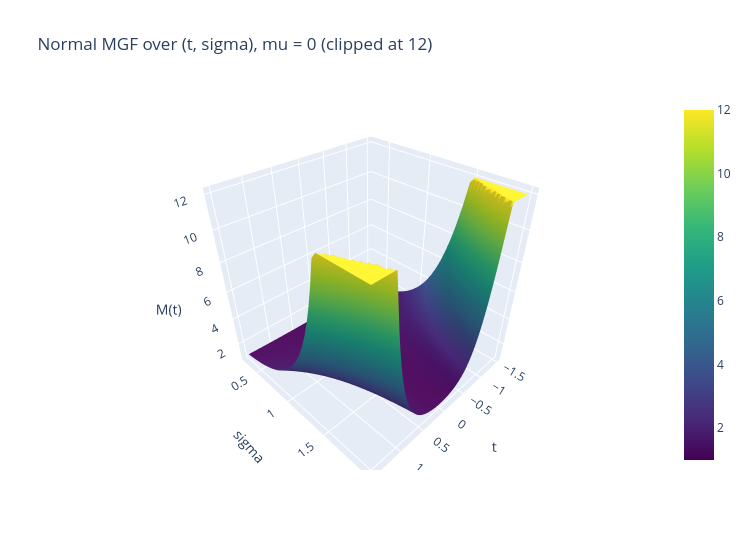

The cell this chart's notebook holds for it:
### Markdown cell above
### 8.3 Interactive Plotly version

### Code cell
fig = go.Figure(go.Surface(x=t_values, y=sigma_values, z=np.minimum(M, 12), colorscale="Viridis"))
fig.update_layout(title="Normal MGF over (t, sigma), mu = 0 (clipped at 12)", width=750, height=550,
                  scene=dict(xaxis_title="t", yaxis_title="sigma", zaxis_title="M(t)"))
fig.show()

### Figure 1 — Plotly figure (JSON) as saved in the notebook; plotly's stock layout.template omitted (floating-point values rounded to 4 significant figures; data arrays with more than 128 entries replaced by an {"elided": "..."} marker saying what was removed)
{"data": [{"colorscale": [[0.0, "#440154"], [0.1111, "#482878"], [0.2222, "#3e4989"], [0.3333, "#31688e"], [0.4444, "#26828e"], [0.5556, "#1f9e89"], [0.6667, "#35b779"], [0.7778, "#6ece58"], [0.8889, "#b5de2b"], [1.0, "#fde725"]], "type": "surface", "x": [-1.5, -1.462, -1.424, -1.386, -1.348, -1.31, -1.272, -1.234, -1.196, -1.158, -1.12, -1.082, -1.044, -1.006, -0.9684, -0.9304, -0.8924, -0.8544, -0.8165, -0.7785, -0.7405, -0.7025, -0.6646, -0.6266, -0.5886, -0.5506, -0.5127, -0.4747, -0.4367, -0.3987, -0.3608, -0.3228, -0.2848, -0.2468, -0.2089, -0.1709, -0.1329, -0.09494, -0.05696, -0.01899, 0.01899, 0.05696, 0.09494, 0.1329, 0.1709, 0.2089, 0.2468, 0.2848, 0.3228, 0.3608, 0.3987, 0.4367, 0.4747, 0.5127, 0.5506, 0.5886, 0.6266, 0.6646, 0.7025, 0.7405, 0.7785, 0.8165, 0.8544, 0.8924, 0.9304, 0.9684, 1.006, 1.044, 1.082, 1.12, 1.158, 1.196, 1.234, 1.272, 1.31, 1.348, 1.386, 1.424, 1.462, 1.5], "y": [0.3, 0.3436, 0.3872, 0.4308, 0.4744, 0.5179, 0.5615, 0.6051, 0.6487, 0.6923, 0.7359, 0.7795, 0.8231, 0.8667, 0.9103, 0.9538, 0.9974, 1.041, 1.085, 1.128, 1.172, 1.215, 1.259, 1.303, 1.346, 1.39, 1.433, 1.477, 1.521, 1.564, 1.608, 1.651, 1.695, 1.738, 1.782, 1.826, 1.869, 1.913, 1.956, 2.0], "z": {"elided": "40x80 float values"}}], "layout": {"height": 550, "scene": {"xaxis": {"title": {"text": "t"}}, "yaxis": {"title": {"text": "sigma"}}, "zaxis": {"title": {"text": "M(t)"}}}, "title": {"text": "Normal MGF over (t, sigma), mu = 0 (clipped at 12)"}, "width": 750}}
